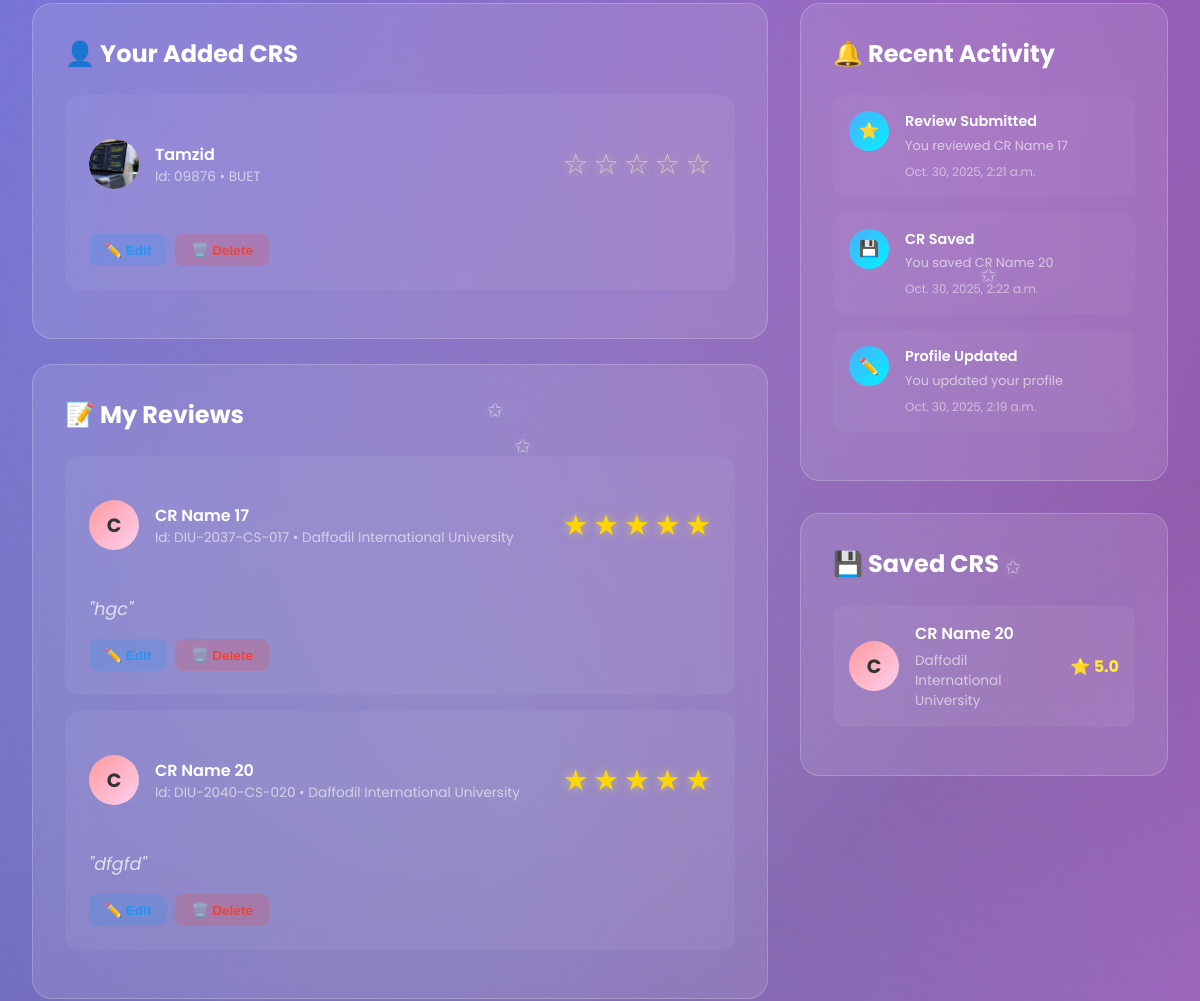
Before: /user_dashboard/md-naimur-rahman-1/ (signed in, middle part) with the older database file.
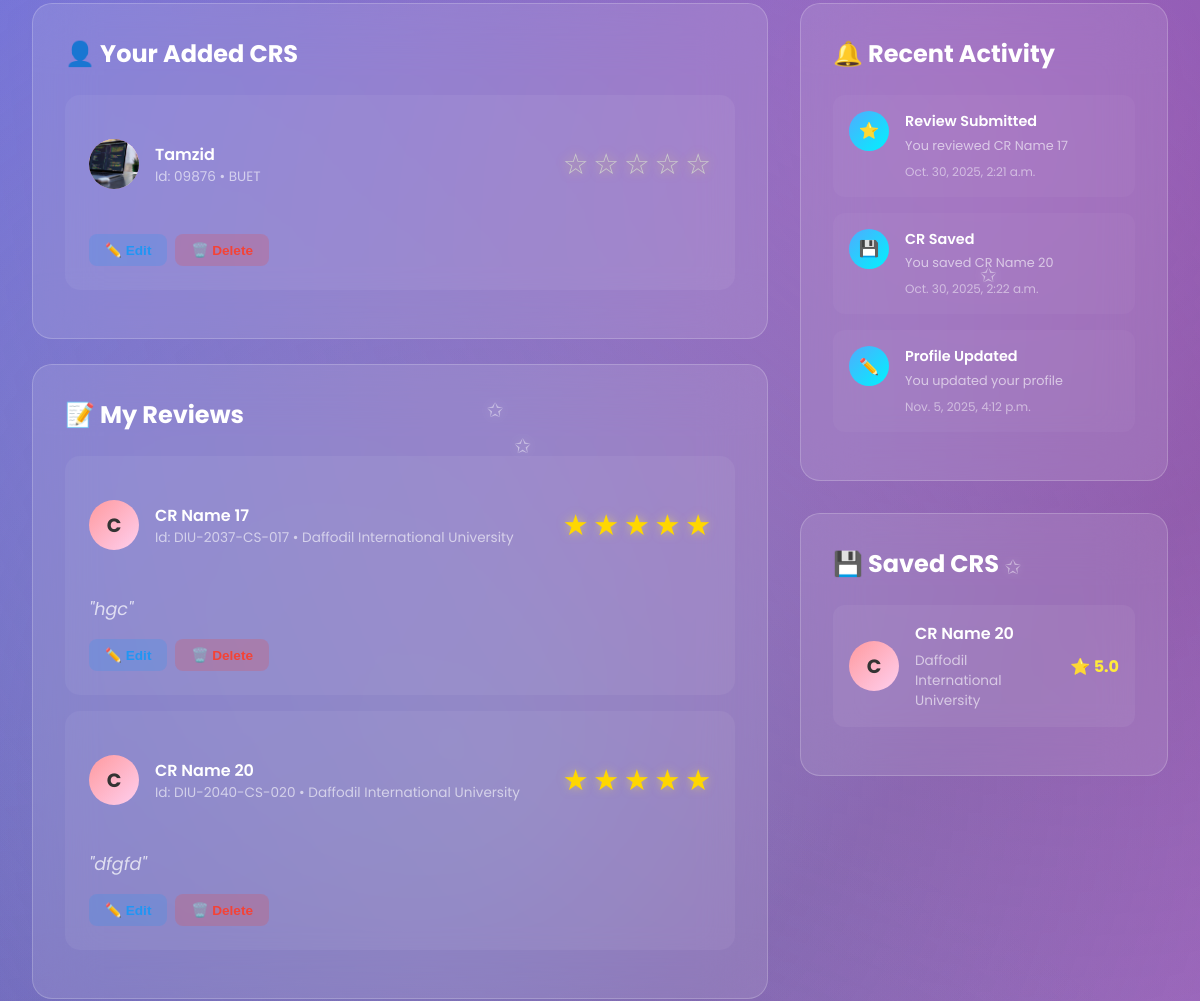
After: the same page with the newer database file.
### userprofile/models.py (models this page shows, shortened)
class User(AbstractBaseUser,PermissionsMixin):
    university=models.ForeignKey(University, on_delete=models.SET_NULL,related_name='university_user',null=True,blank=True)
    department=models.ForeignKey(Department, on_delete=models.SET_NULL,related_name='department_user',null=True,blank=True)
    profile_picture=models.ImageField(upload_to=user_profile_picture_path,null=True,blank=True)
    first_name = models.CharField(max_length=50)
    last_name = models.CharField(max_length=50)
    gender = models.CharField(choices=[('M', 'Male'), ('F', 'Female')], max_length=1)
    email = models.EmailField(unique=True)
    phone=models.CharField(max_length=20,null=True,blank=True)
    date_of_birth=models.DateField(null=True,blank=True)
    student_id=models.CharField(max_length=50,unique=True,null=True,blank=True)
    batch=models.CharField(max_length=20,null=True,blank=True)
    dept_batch = models.CharField(max_length=20 , blank=True, null=True)
    section=models.CharField(max_length=20,null=True,blank=True)
    bio=models.TextField(null=True,blank=True)
    facebook_url=models.URLField(default='https://www.facebook.com/')
    instagram_url=models.URLField(default='https://www.instagram.com/')
    linkedin_url=models.URLField(default='https://www.linkedin.com/')
    role=models.CharField(max_length=20, default='student')
    slug=models.SlugField(blank=True,unique=True)
    is_email_verified = models.BooleanField(default=False)
    email_verification_token = models.UUIDField(blank=True, null=True, editable=False)
    email_verification_token_created = models.DateTimeField(blank=True, null=True)
    password_reset_token = models.UUIDField(null=True, blank=True, editable=False)
    password_reset_token_created = models.DateTimeField(null=True, blank=True)
    is_active = models.BooleanField(default=True)
    is_staff = models.BooleanField(default=False)
    created_at = models.DateTimeField(auto_now_add=True)
    updated_at = models.DateTimeField(auto_now=True)
    deleted_at = models.DateTimeField(blank=True, null=True)
    USERNAME_FIELD = 'email'
    REQUIRED_FIELDS = ['first_name','last_name']
    objects = CustomUserManager()

### userprofile/views.py (the view)
# urls.py: path('user_dashboard/<str:slug>/',user_dasboard,name="user_dashboard"),
@login_required
def user_dasboard(request,slug):
    user = User.objects.get(email=request.user.email,slug=slug)
    review = Review.objects.filter(user=user).order_by('-created_at')
    saved_crs = SavedCR.objects.filter(user=request.user).select_related('cr_profile')
    last = review.first()
    last_cr_saved= saved_crs.last()
    add_crs = CrProfile.objects.filter(user=request.user)
    items_per_page = 3
    add_crs_paginator = Paginator(add_crs, items_per_page)
    add_crs_page = request.GET.get('add_crs_page', 1)
    add_crs = add_crs_paginator.get_page(add_crs_page)
    saved_crs_paginator = Paginator(saved_crs, items_per_page)
    saved_crs_page = request.GET.get('saved_crs_page', 1)
    saved_crs = saved_crs_paginator.get_page(saved_crs_page)
    review_paginator = Paginator(review, items_per_page)
    review_page = request.GET.get('review_page', 1)
    review = review_paginator.get_page(review_page)
    context = {
        'user':user,
        'review':review,
        'last':last,
        'saved_crs':saved_crs,
        'last_cr_saved':last_cr_saved,
        'add_crs':add_crs,
    }
    return render(request,'user_profile/user_dashboard.html',context)

### cr/models.py (called while the page is built)
    def __str__(self):
        return self.title

    @property
    def average_rating(self):
        avg=self.cr_reviews.aggregate(Avg('rating'))['rating__avg']
        return round(avg,1) if avg else 0

### templates/user_profile/user_dashboard.html (shortened to what the changed rows need)
{% extends 'base.html' %}
{% load static %}
{% block content %}
<div class="dashboard-container">
   <div class="content-grid">
      <div>
         <div class="dashboard-card">
            <div class="card-header">
               <h2 class="card-title">👤 Your Added CRS</h2>
            </div>
         </div>
         <br>
         <div class="dashboard-card">
            <div class="card-header">
               <h2 class="card-title">📝 My Reviews</h2>
            </div>
         </div>
      </div>
      <div>
         <div class="dashboard-card" style="margin-bottom: 2rem;">
                     <div class="card-header">
                        <h2 class="card-title">🔔 Recent Activity</h2>
                     </div>
                     <div class="activity-item">
                        <div class="activity-content">
                           <h4>Profile Updated</h4>
                           <p>You updated your profile</p>
                           <div class="activity-time">{{user.updated_at}}</div>
                        </div>
                     </div>
         </div>
         <div class="dashboard-card">
                     <div class="card-header">
                        <h2 class="card-title">💾 Saved CRS</h2>
                     </div>
         </div>
      </div>
   </div>
</div>
{% endblock content %}

Changed rows visible on the page:
changed User: updated_at "Oct. 30, 2025, 2:19 a.m." → "Nov. 5, 2025, 4:12 p.m."
